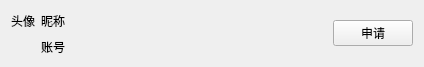
<?xml version="1.0" encoding="UTF-8"?>
<ui version="4.0">
 <class>SearchForm</class>
 <widget class="QWidget" name="SearchForm">
  <property name="geometry">
   <rect>
    <x>0</x>
    <y>0</y>
    <width>424</width>
    <height>67</height>
   </rect>
  </property>
  <property name="sizePolicy">
   <sizepolicy hsizetype="Fixed" vsizetype="Fixed">
    <horstretch>0</horstretch>
    <verstretch>0</verstretch>
   </sizepolicy>
  </property>
  <property name="windowTitle">
   <string>SearchForm</string>
  </property>
  <property name="autoFillBackground">
   <bool>false</bool>
  </property>
  <property name="styleSheet">
   <string notr="true">color : rgb(255, 255, 255)</string>
  </property>
  <layout class="QGridLayout" name="gridLayout">
   <item row="0" column="2">
    <spacer name="horizontalSpacer">
     <property name="orientation">
      <enum>Qt::Horizontal</enum>
     </property>
     <property name="sizeHint" stdset="0">
      <size>
       <width>242</width>
       <height>20</height>
      </size>
     </property>
    </spacer>
   </item>
   <item row="1" column="1">
    <widget class="QLabel" name="ssid">
     <property name="styleSheet">
      <string notr="true">color : rgb(0,0,0)</string>
     </property>
     <property name="text">
      <string>账号</string>
     </property>
    </widget>
   </item>
   <item row="0" column="3" rowspan="2">
    <widget class="QPushButton" name="applyBtn">
     <property name="styleSheet">
      <string notr="true">color : rgb(0,0,0)</string>
     </property>
     <property name="text">
      <string>申请</string>
     </property>
    </widget>
   </item>
   <item row="0" column="1">
    <widget class="QLabel" name="nickname">
     <property name="styleSheet">
      <string notr="true">color : rgb(0,0,0)</string>
     </property>
     <property name="text">
      <string>昵称</string>
     </property>
    </widget>
   </item>
   <item row="0" column="0">
    <widget class="QLabel" name="avatar">
     <property name="styleSheet">
      <string notr="true">color : rgb(0,0,0)</string>
     </property>
     <property name="text">
      <string>头像</string>
     </property>
    </widget>
   </item>
  </layout>
 </widget>
 <resources/>
 <connections/>
</ui>
